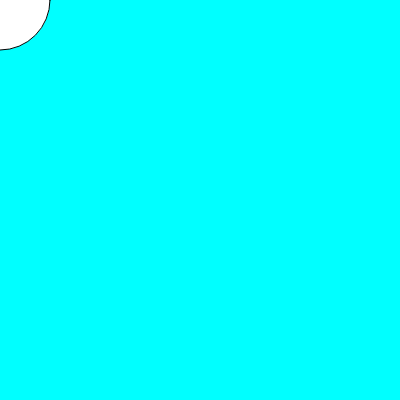
Frame 1 (no input)
Frame 60 (no input): identical to frame 1, image omitted
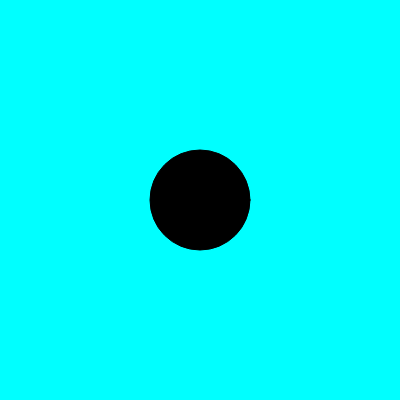
Frame 120 (the mouse pressed at the canvas centre since frame 60)

The p5.js sketch that drew these frames (run headless with seeded random() and noise() and a simulated clock; from frame 60 on, the mouse is pressed at the canvas centre):

// p5.js sketch
// ── sketch.js
function setup() {
  createCanvas(400, 400);
}

function draw() {
  background("aqua");
  circle(mouseX, mouseY, 100)

  if(mouseIsPressed === true){
    fill(0);
  } else {
    fill(255);
  }
}
